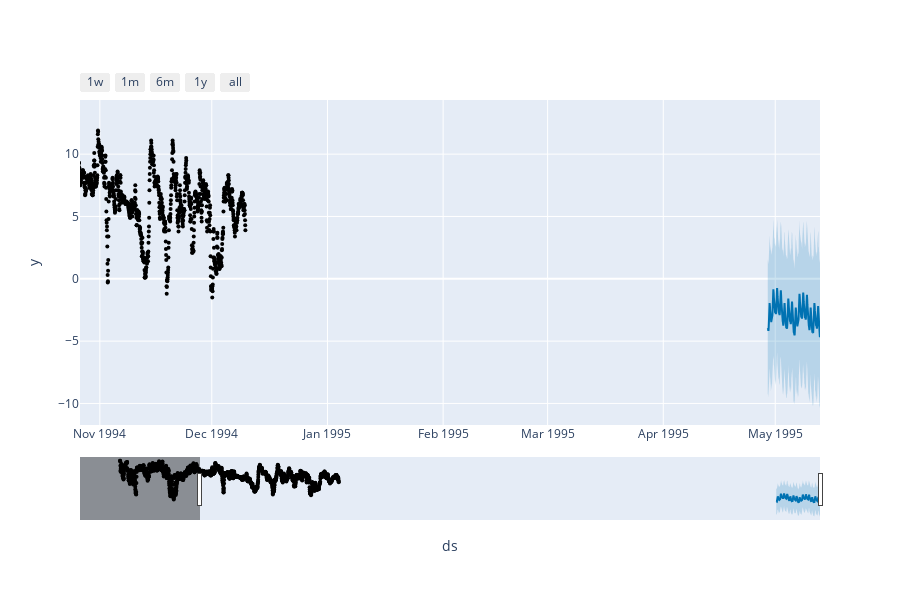

Notebook code cell kept with this figure:
### Code cell
# Python
from prophet.plot import plot_plotly, plot_components_plotly

plot_plotly(m, forecast)

### Figure 1 — Plotly figure (JSON) as saved in the notebook; plotly's stock layout.template omitted (floating-point values rounded to 4 significant figures; data arrays with more than 128 entries replaced by an {"elided": "..."} marker saying what was removed)
{"data": [{"marker": {"color": "black", "size": 4}, "mode": "markers", "name": "Actual", "type": "scatter", "x": {"elided": "1681 str values"}, "y": {"elided": "1681 float values"}}, {"hoverinfo": "skip", "line": {"width": 0}, "mode": "lines", "type": "scatter", "x": {"elided": "337 str values"}, "y": {"elided": "337 float values"}}, {"fill": "tonexty", "fillcolor": "rgba(0, 114, 178, 0.2)", "line": {"color": "#0072B2", "width": 2}, "mode": "lines", "name": "Predicted", "type": "scatter", "x": {"elided": "337 str values"}, "y": {"elided": "337 float values"}}, {"fill": "tonexty", "fillcolor": "rgba(0, 114, 178, 0.2)", "hoverinfo": "skip", "line": {"width": 0}, "mode": "lines", "type": "scatter", "x": {"elided": "337 str values"}, "y": {"elided": "337 float values"}}], "layout": {"height": 600, "showlegend": false, "width": 900, "xaxis": {"autorange": false, "range": ["1994-10-26 16:19:12", "1995-05-13"], "rangeselector": {"buttons": [{"count": 7, "label": "1w", "step": "day", "stepmode": "backward"}, {"count": 1, "label": "1m", "step": "month", "stepmode": "backward"}, {"count": 6, "label": "6m", "step": "month", "stepmode": "backward"}, {"count": 1, "label": "1y", "step": "year", "stepmode": "backward"}, {"step": "all"}]}, "rangeslider": {"autorange": true, "range": ["1994-09-18 04:48", "1995-05-13"], "visible": true, "yaxis": {"_template": null, "rangemode": "match"}}, "title": {"text": "ds"}, "type": "date"}, "yaxis": {"autorange": true, "range": [-11.73, 14.34], "title": {"text": "y"}, "type": "linear"}}}
